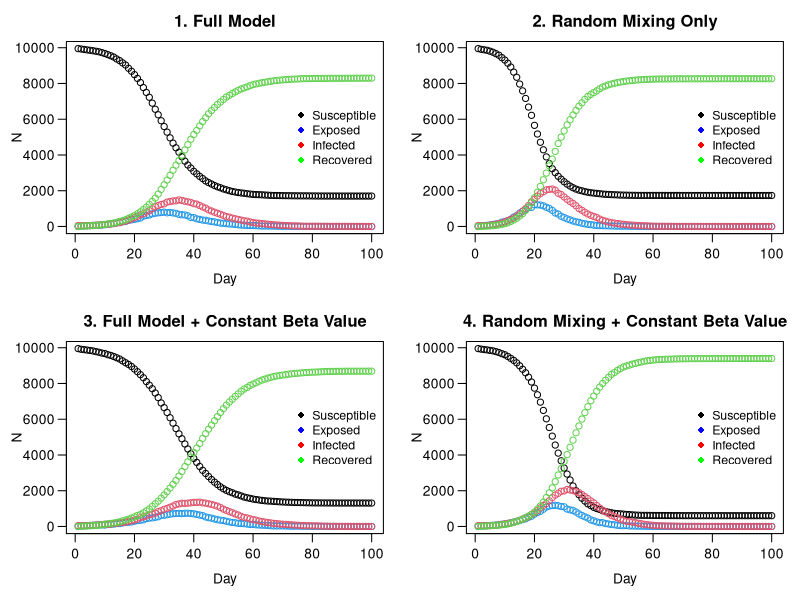

The R source for this figure:
# Zachary Gavin (s2222962): Wrote get.net, wrote household allocation, created initial nseir function, debugging and commenting
# Shaehroz Khalid (s2869421): All plotting and visualisation, turned household allocation vector to one line, debugging and commenting
# Brandon Causing (s2901457): Completion and performance optimisation of the main nseir simulation function, debugging and commenting
# division of work was close to 1/3 each

################################################################################


## GENERAL DESCRIPTION

# This script implements an agent-based SEIR (Susceptible-Exposed-Infected-Recovered)
# model to simulate the spread of an epidemic in a population of n individuals.
# The model incorporates three modes of transmission: within-household, through a
# pre-defined social network, and via random mixing.
# The script defines functions to generate the population and social network,
# run the SEIR simulation, and plot the results under different scenarios.
# The final section compares four scenarios to analyse the impact of social
# structure and individual heterogeneity (beta) on the epidemic dynamics.



################################################################################
######### ------- START OF MODEL SETUP AND POPULATION GENERATION ------- #########
################################################################################

# This section defines the global parameters for the model and generates the
# base population, assigning each of the 'n' individuals to a household.


n <- 10000
people <- 1:n
h_max <- 5
beta <- runif(n,0,1)

set.seed(13)

#######################################################################
######### ---------- HOUSEHOLD GENERATION FUNCTION ---------- ##########
#######################################################################

# generate n hh sizes uniform on {1,2,3,4,5}, make a vector repeating
# the "household number" the size of the hh times, then cut off at length n.

h <- rep(1:n, sample(1:h_max, n, replace = TRUE))[1:n] 



######################################################################
######### ------- NETWORK GENERATION FUNCTION ------- ################
######################################################################

# This function creates the social network connections between individuals
# who are not in the same household.

# beta is the length n vector of sociability parameters, h contains household 
# connections, nc is the average number of network connections someone has.
# get.net initially generates a vector of Bernoullis for each person i, containing
# their connections with people (i+1):n. For each person, this is immediately 
# turned into a list of indices, to save computation time, then into a list
# of connection pairs for inversion and removing hh connections.

get.net <- function(beta, h, nc=15) {
  n <- length(h)
  b_bar <- sum(beta)/length(beta) 
  conns_init <- vector("list", n) # initialising two lists to store connections
  conns <- vector(mode="list", length=n)
  for (i in 1:n) {
    if (i < n) { 
      b <- rbinom(n-i, 1, nc*beta[i]*beta[(i+1):n]/(b_bar^2*(n-1)) )
      # which(b==1) returns values in 1:n-i, so +i to get indices in (i+1):n
      conns_init[[i]] <- which(b==1) + i  
    }
  }
  
  # vectorised rep, sapply returns vector. pairs is all unique net connections
  pairs <- cbind(rep(1:n, sapply(conns_init, length)), unlist(conns_init)) 
  
  if (nrow(pairs) > 0) { 
    # keep only rows of pairs where members are not in the same household
    pairs <- pairs[h[pairs[,1]] != h[pairs[,2]], , drop = FALSE] 
    
    
    if(nrow(pairs) > 0) {
      for (i in 1:nrow(pairs)){
        # add person 1 in pair to connections list of person 2, and vice-versa
        conns[[pairs[i,1]]] <- append(conns[[pairs[i,1]]],  pairs[i,2] )
        conns[[pairs[i,2]]] <- append(conns[[pairs[i,2]]],  pairs[i,1] )
      }
    }
  }
  
  return(conns)
}

#############################################################
######### ------- SEIR SIMULATION FUNCTION ------- ##########
#############################################################

# This function is the core of the model. It simulates the epidemic over 
# nt time steps, tracking the number of individuals in each SEIR compartment.

nseir <- function(beta, h, alink, 
                  alpha=c(0.1, 0.01, 0.01), 
                  delta=.2, 
                  gamma=.4, 
                  nc=15, nt=100, pinf=.005) {
  
  n <- length(beta)
  x <- rep(0,n) # everyone starts off susceptible 
  num_to_infect <- max(1, round(pinf*n))
  x[sample(1:n, num_to_infect)] <- 2 # pick a few people to start off infected
  
  # set up households (who's in each household)
  hh_index_list <- split(1:n, h) 
  
  # for future calculation of mixing probs
  b_bar <- sum(beta)/n
  
  # initialize counts of statuses
  t <- S <- E <- I <- R <- rep(0, nt)
  t[1] <- 1
  S[1] <- n - num_to_infect
  I[1] <- num_to_infect
  
  # daily simulation
  for(i in 2:nt) {
    
    # random numbers to compare with probabilities
    u <- runif(n) 
    
    # store who is infected
    infected_indices <- which(x == 2)
    n_infected <- length(infected_indices)
    
    # initialize lists of those exposed through infected people 
    hh_exposed <- net_exposed <- mix_exposed <- integer(0)
    
    # find who transitions from susceptible to exposed
    if (n_infected > 0) {
      
      ## -- find who gets infected from household contacts -- ##
      # count how many people are infected in each household
      hh_infected_counts <- tabulate(h[infected_indices], nbins = max(h))
      # which households have someone infected in them
      infected_hh <- which(hh_infected_counts > 0)
      # prob of infection is higher for households with multiple people infected
      if (length(infected_hh) > 0) {
        hh_probs <- 1 - (1-alpha[1])^hh_infected_counts[infected_hh]
        # who transitions to infected in the household
        hh_exposed <- unlist(
          Map(function(hh, prob) { # this defines a function and then applys it to each pair
            hh_members <- hh_index_list[[as.character(hh)]]
            sus <- hh_members[x[hh_members] == 0] 
            sus[u[sus] < prob]
          }, hh = infected_hh, prob = hh_probs), use.names = FALSE
        )
      }
      
      ## -- find who gets infected from regular network contacts -- ##
      # who is in a regular network with someone infected
      neighbors_of_infected <- unlist(alink[infected_indices], use.names = FALSE)
      if(length(neighbors_of_infected) > 0) {
        # count how many people are infected in each regular network 
        net_infected_counts <- tabulate(neighbors_of_infected, nbins = n)
        # which networks have someone infected in them
        sus_exposed_to_net <- which(net_infected_counts > 0 & x == 0)
        # prob of infection is higher for networks with multiple people infected
        if (length(sus_exposed_to_net) > 0) {
          net_probs <- 1 - (1-alpha[2])^net_infected_counts[sus_exposed_to_net]
          # who transitions to infected in network
          net_exposed <- sus_exposed_to_net[u[sus_exposed_to_net] < net_probs]
        }
      }
      

      ## -- find who gets infected from random mixing -- ##
      # total number of contacts between all infected people
      total_contacts <- n_infected * nc
      # randomly select who those contacts are
      contacts <- sample(n, total_contacts, replace = TRUE)
      # set up for calculating mixing probs for infected people with corresponding contacts
      infected_repeats <- rep(infected_indices, each = nc)
      
      # exp^(sum(log(x_i))) faster than product(x_i)
      # prob of infection is higher for those that mixed with multiple infected people
      log_prob_no_infection <- log1p(-alpha[3] * beta[infected_repeats] * beta[contacts] / (b_bar^2))
      sum_log_probs <- tapply(log_prob_no_infection, contacts, sum)
      prob_infection <- 1 - exp(sum_log_probs)
      
      # store who came into contact with those infected
      ids_contacted <- as.integer(names(sum_log_probs))
      # subset to those that are susceptible
      sus_contacted <- ids_contacted[x[ids_contacted] == 0]
      # who transitions to infected from mixing

      if(length(sus_contacted) > 0){
        u_mix <- runif(length(sus_contacted)) # new unifs to ensure indep. from net/hh processes 
        prob_idx <- match(sus_contacted, ids_contacted)
        mix_exposed <- sus_contacted[u_mix < prob_infection[prob_idx]]

      }
    }
    
    # transition from infected to recover with probability = delta
    x[x == 2 & u < delta] <- 3
    # transition from exposed to infected with probability = gamma
    x[x == 1 & u < gamma] <- 2
    
    # gather everyone who transitions from susceptible to exposed
    if (length(hh_exposed) > 0 || length(net_exposed) > 0 || length(mix_exposed) > 0) {
      newly_exposed <- unique(c(hh_exposed, net_exposed, mix_exposed))
      x[newly_exposed] <- 1
    }
    
    # get daily counts of statuses and store it in a list
    S[i] <- sum(x == 0)
    E[i] <- sum(x == 1)
    I[i] <- sum(x == 2)
    R[i] <- sum(x == 3)
    t[i] <- i
  }
  return(list(t = t, S = S, E = E, I = I, R = R))
}


#############################################################
######### ------- PLOTTING HELPER FUNCTION ------- ##########
#############################################################

epi_plot <- function(beta, h, alink, 
                     alpha = c(0.1, 0.01, 0.01),
                     delta = 0.2,
                     gamma = 0.4,
                     nc = 15, nt = 100, pinf = 0.005,
                     title = "SEIR Dynamics") {
  
  epi <- nseir(beta, h, alink, alpha, delta, gamma, nc, nt, pinf)
  
  plot(x = epi$t, y = epi$S, ylim = c(0, max(epi$S)), 
       xlab = "", ylab = "", main = title, las = 1)
  
  title(xlab = "Day", mgp = c(2.2, 0.7, 0)) #Spacing for x axis and title
  title(ylab = "N", mgp = c(2.5, 0.7, 0)) #Spacing for y axis and title
  
  points(epi$E, col = 4); points(epi$I, col = 2); points(epi$R, col = 3)

  legend(x = "right", 
         legend = c("Susceptible", "Exposed",
                    "Infected", "Recovered"),
         col = c("black", "blue",
                  "red", "green"),
         pch = 16,
         inset = 0.005,
         bty = "n",
         cex = 0.9)
}


#############################################################
######### ------- MODEL SCENARIO COMPARISON (Q5) ------- ####
#############################################################

par(mfrow = c(2, 2), mar = c(4, 4, 2.5, 1), mgp = c(2.2, 0.7, 0)) #2x2 grid, mar allows good spacing, mgp moves axis

adjacencyList_variable_beta <- get.net(beta, h)

#scenario 1: full model with default parameters
epi_plot(beta, h, adjacencyList_variable_beta, title = "1. Full Model")


#scenario 2: random mixing only
epi_plot(beta, h, adjacencyList_variable_beta, alpha = c(0, 0, 0.04),
         title = "2. Random Mixing Only")

#scenario 3: full model with constant beta value
beta_const <- rep(mean(beta), n)
adjacencyList_constant_beta <- get.net(beta_const, h)
epi_plot(beta_const, h, adjacencyList_constant_beta, 
         title = "3. Full Model + Constant Beta Value")

#scenario 4: random mixing with constant beta
epi_plot(beta_const, h, adjacencyList_constant_beta, alpha = c(0, 0, 0.04),
         title = "4. Random Mixing + Constant Beta Value")

par(mfrow = c(1, 1))
